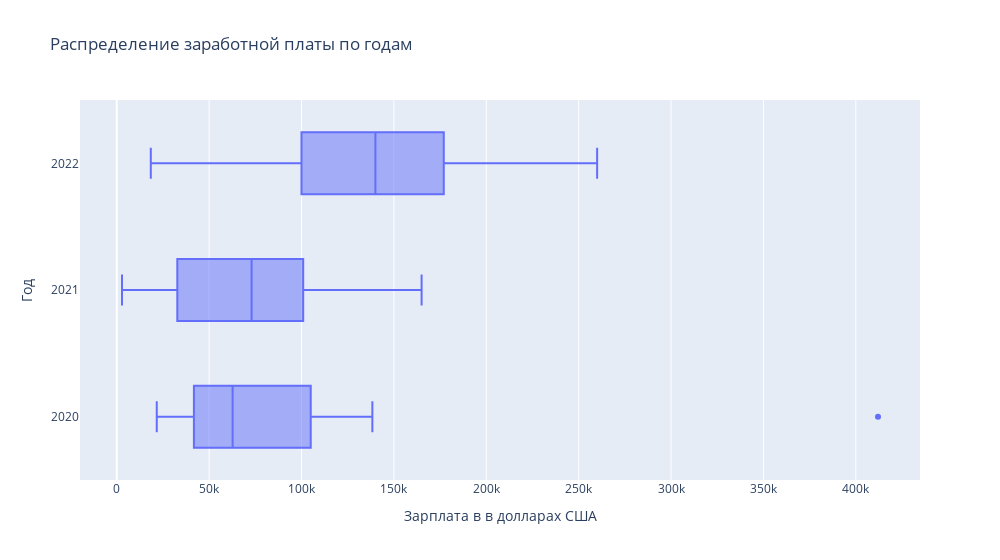

Source (notebook cell):
### Markdown cell above
Построим распределения зарплат Data Scientist по годам. 

*Исследование проводится для роли *Data Scientist*

### Code cell
data['work_year'] = data['work_year'].astype('object')

# Создаем df, содержащий данные только для роли Data Scientist
data_ds = data[data['job_title'] == 'Data Scientist']

fig_1=px.box(data_ds, x = 'salary_in_usd', y = 'work_year', 
             title = 'Распределение заработной платы по годам',
             width = 1000,
             labels = {'salary_in_usd': 'Зарплата в в долларах США', 'work_year': 'Год'}
             )

fig_1.show()
fig_1.write_html('plotly_figures/fig_1.html')

### Figure 1 — Plotly figure (JSON) as saved in the notebook; plotly's stock layout.template omitted (floating-point values rounded to 4 significant figures; data arrays with more than 128 entries replaced by an {"elided": "..."} marker saying what was removed)
{"data": [{"alignmentgroup": "True", "hovertemplate": "Зарплата в в долларах США=%{x}<br>Год=%{y}<extra></extra>", "legendgroup": "", "marker": {"color": "#636efa"}, "name": "", "notched": false, "offsetgroup": "", "orientation": "h", "showlegend": false, "type": "box", "x": {"elided": "143 int values"}, "x0": " ", "xaxis": "x", "y": {"elided": "143 int values"}, "y0": " ", "yaxis": "y"}], "layout": {"boxmode": "group", "legend": {"tracegroupgap": 0}, "title": {"text": "Распределение заработной платы по годам"}, "width": 1000, "xaxis": {"anchor": "y", "domain": [0, 1], "title": {"text": "Зарплата в в долларах США"}}, "yaxis": {"anchor": "x", "domain": [0, 1], "title": {"text": "Год"}}}}
